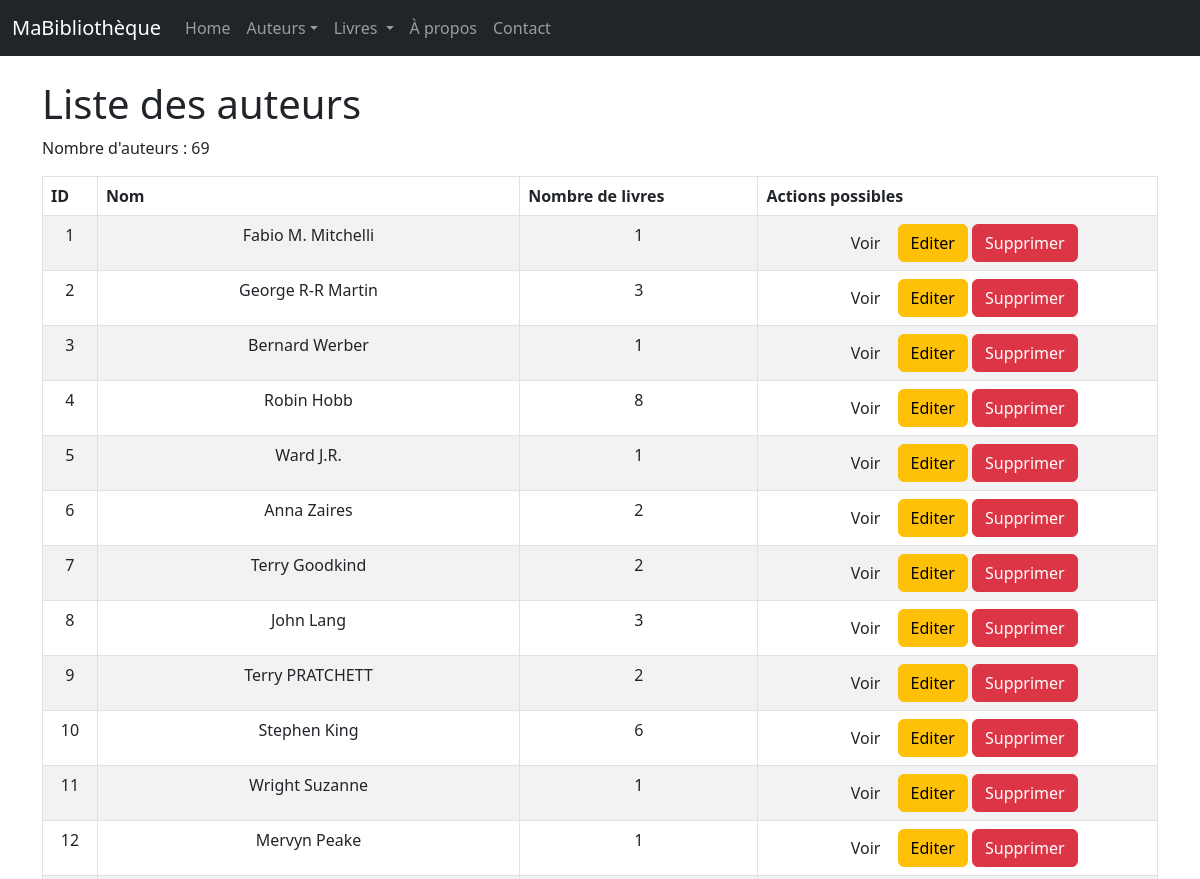
The page /auteurs/ (upper part) on the database as committed earlier.
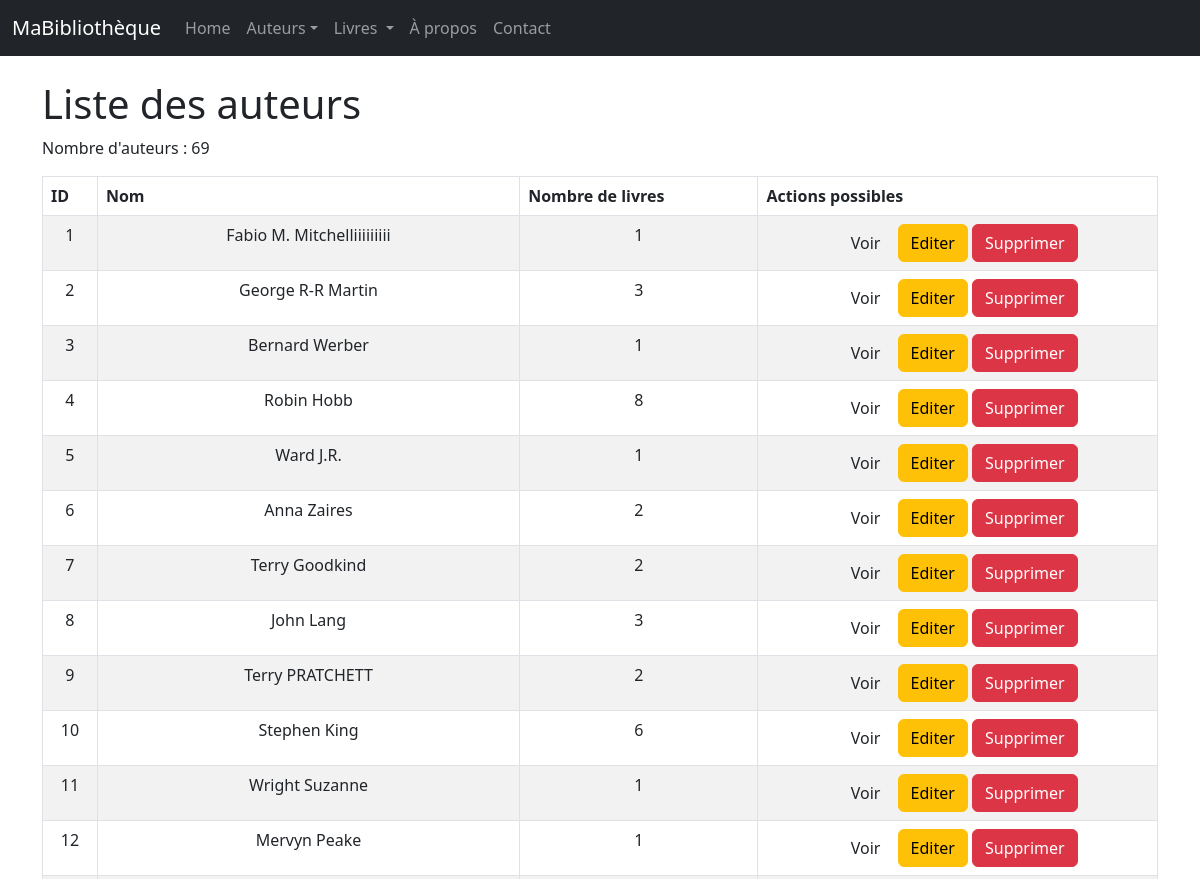
The same page on the database as committed later.
### monApp/models.py (models this page shows, shortened)
class Auteur(db.Model):
    idA = db.Column(db.Integer,primary_key=True)
    Nom = db.Column(db.String(100))

### monApp/views.py (the view)
@app.route('/auteurs/')
def getAuteurs():
    lesAuteurs = Auteur.query.all()
    return render_template('auteurs_list.html', title="R3.01 Dev Web avec Flask", auteurs=lesAuteurs)

### monApp/templates/auteurs_list.html (shortened to what this page needs)
{% extends "base.html" %}
{% block main %}
    <h1>Liste des auteurs</h1>
    <p>Nombre d'auteurs : {{ auteurs|length }}</p>
    <table class="table table-striped table-bordered table-hover">
        <thead>
            <tr>
                    <th>ID</th>
                    <th>Nom</th>
                    <th>Nombre de livres</th>
                    <th>Actions possibles</th>
            </tr>
        </thead>
        <tbody>
        {% for unAuteur in auteurs %}
            <tr>
                    <td>{{ unAuteur.idA }}</td>
                    <td>{{ unAuteur.Nom }}</td>
                    <td>{{ unAuteur.livres.count() }}</td>
                    <td><div class="task-controls">
                        <a href="{{url_for('viewAuteur',idA=unAuteur.idA)}}" class="btn btn-nfo">
                        Voir </a>
                        <a href="{{url_for('updateAuteur',idA=unAuteur.idA)}}" class="btn btn-warning">
                        Editer </a>
                        <a href="{{ url_for('deleteAuteur', idA=unAuteur.idA) }}" class="btn btn-danger">
                        Supprimer </a>
                        </div>
                    </td>
            </tr>
        {% endfor %}
        </tbody>
    </table>
{% endblock %}

Rows that differ between the two databases and show on the page:
changed Auteur id 1: Nom "Fabio M. Mitchelli" → "Fabio M. Mitchelliiiiiiiii"
